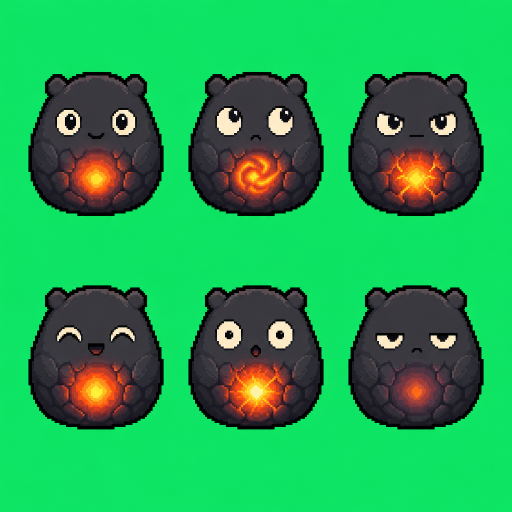
#> input picture jobs/fixtures/ember-pebble-sheet-gpt-image-2.png, 1024 x 1024 px (shown at 1/2 size)
$ python despill_existing_avatars.py ../jobs/fixtures/ember-pebble-sheet-gpt-image-2.png
#> lines starting #> are read from the running program, lines starting #| are printed output that depends on the picture; after the words box and inside, x2 and y2 are one past the last pixel; in counts of white or black regions, pixels touching at a corner belong together
#!/usr/bin/env python3
"""Repair already-keyed avatar PNGs by removing chroma-green fringe.

Per-image dynamic chroma detection: samples a ring of border pixels and any green-dominant
pixels in the image to estimate the actual background green for THIS frame, then keys
against that estimate. Handles model drift where the returned green is not exactly
#10EA6D. Falls back to project default if no green is detected.
"""
from __future__ import annotations
import sys
from pathlib import Path
from PIL import Image
import numpy as np

DEFAULT_CHROMA = (16, 234, 109)
HARD_DIST = 90       # closer than this to detected chroma => fully transparent
SOFT_DIST = 200      # farther than this => fully opaque
DESPILL_DELTA = 18   # green excess over max(r,b)
DARK_HALO_LUMA = 60


def detect_chroma(arr: np.ndarray) -> tuple[int, int, int]:
    h, w = arr.shape[:2]
    # Pixels considered "obviously green-background-ish": g dominates r and b.
    r, g, b = arr[:, :, 0], arr[:, :, 1], arr[:, :, 2]
    green_mask = (g > r + 30) & (g > b + 30) & (g > 120)
    if green_mask.sum() < 200:
        return DEFAULT_CHROMA
    rs = r[green_mask]
    gs = g[green_mask]
    bs = b[green_mask]
    return (int(np.median(rs)), int(np.median(gs)), int(np.median(bs)))


def repair(path: Path) -> bool:
    im = Image.open(path).convert("RGBA")
    arr = np.array(im, dtype=np.int32)
    r0, g0, b0, a0 = arr[:, :, 0], arr[:, :, 1], arr[:, :, 2], arr[:, :, 3]
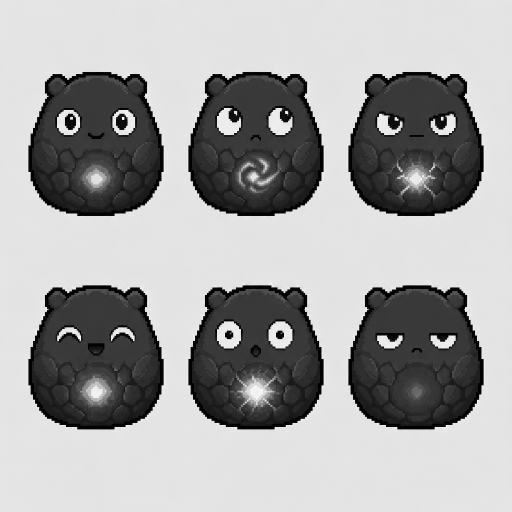
#> g0: shape (1024, 1024) int32 (shown at 1/2 size); min 0, max 255, mean 163.5
#> a0: shape (1024, 1024) int32; every value is 255
    cr, cg, cb = detect_chroma(arr)
#> in detect_chroma, `green_mask = (g > r + 30) & (g > b + 30) & (g > 120)`:
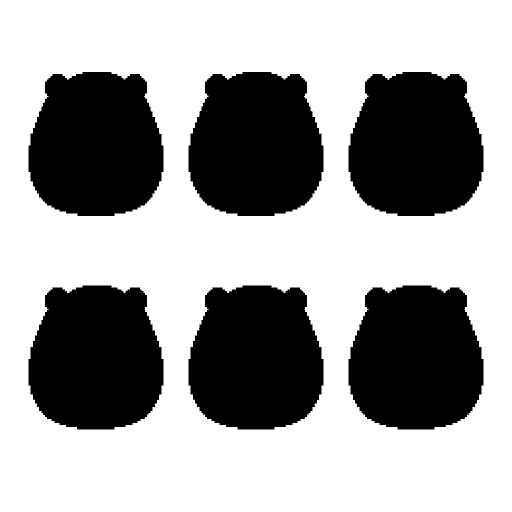
#> green_mask: shape (1024, 1024) bool (shown at 1/2 size); 62.8% white; 6 black regions, box (x1, y1, x2, y2) and area: (57, 571, 327, 859) 65000, (377, 571, 647, 859) 64979, (697, 571, 967, 859) 64973, (57, 144, 327, 432) 64965, (697, 144, 967, 432) 64951, (377, 144, 647, 432) 64947
#> cr = 13; cg = 228; cb = 100

    # Key against the original colors first. Do not despill before distance
    # matching; doing so changes the very green pixels we are trying to detect.
    dist = np.sqrt((r0 - cr) ** 2 + (g0 - cg) ** 2 + (b0 - cb) ** 2)
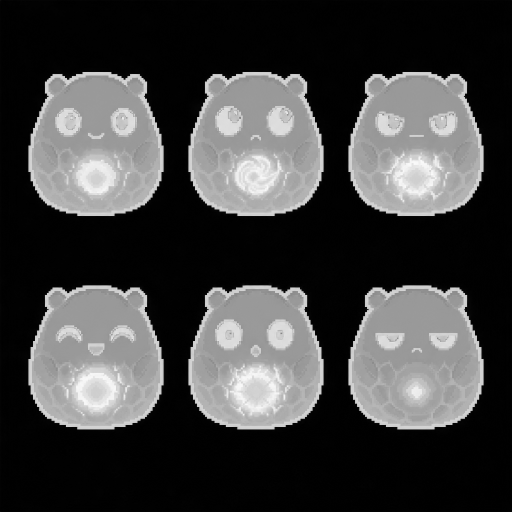
#> dist: shape (1024, 1024) float64 (shown at 1/2 size); min 0, max 300.8, mean 78.2; drawn with min black and max white
    green_dom = (g0 > r0 + 22) & (g0 > b0 + 22) & (g0 > 95)
#> green_dom: shape (1024, 1024) bool; 62.8% white; 6 black regions, box (x1, y1, x2, y2) and area: (57, 571, 327, 859) 64950, (697, 571, 967, 859) 64935, (377, 571, 647, 859) 64924, (57, 144, 327, 432) 64923, (377, 144, 647, 432) 64918, (697, 144, 967, 432) 64912

    a = a0.copy()
    a = np.where((dist <= HARD_DIST) | green_dom, 0, a)
    band = (dist > HARD_DIST) & (dist < SOFT_DIST) & (g0 > r0 + 8) & (g0 > b0 + 8)
#> band: shape (1024, 1024) bool; 0.12% white in thin lines or dots, all inside (x1, y1, x2, y2) = (61, 144, 967, 859)
    band_scale = ((dist - HARD_DIST) * 255 / max(1, SOFT_DIST - HARD_DIST)).astype(np.int32)
    a = np.where(band, np.minimum(a, band_scale), a)
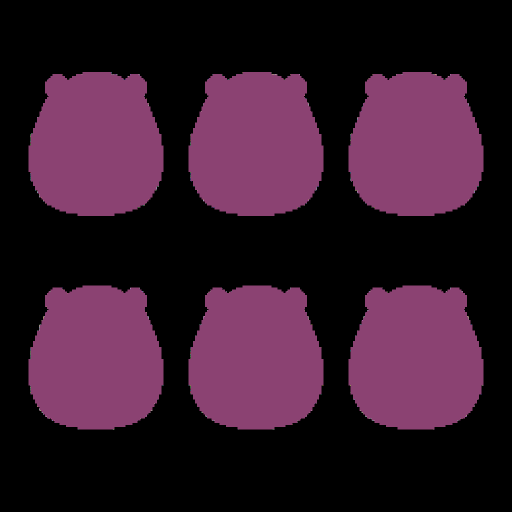
#> a: shape (1024, 1024) int32 (shown at 1/2 size); 129 distinct labels, from 0 to 255; one colour per label, 0 black

    # Despill remaining visible foreground pixels only.
    r, g, b = r0.copy(), g0.copy(), b0.copy()
    rb_max = np.maximum(r, b)
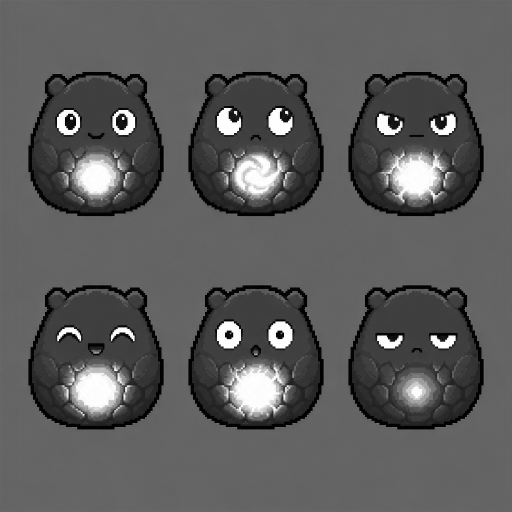
#> rb_max: shape (1024, 1024) int32 (shown at 1/2 size); min 0, max 255, mean 91.6
    spill = (a > 0) & (g > rb_max + DESPILL_DELTA)
#> spill: shape (1024, 1024) bool; 0.2% white in thin lines or dots, all inside (x1, y1, x2, y2) = (57, 144, 967, 859)
    g = np.where(spill, np.minimum(g, rb_max + DESPILL_DELTA), g)

    luma = (r * 30 + g * 59 + b * 11) // 100
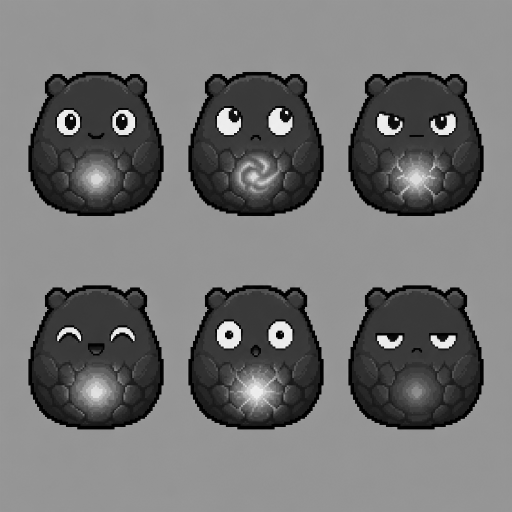
#> luma: shape (1024, 1024) int32 (shown at 1/2 size); min 0, max 254, mean 115.7
    fringe = (a > 0) & (a < 220) & (((g > r + 8) & (g > b + 8)) | (luma < DARK_HALO_LUMA))
    a = np.where(fringe, 0, a)
#> a: shape (1024, 1024) int32; 37 distinct labels, from 0 to 255

    out = np.stack([
        np.clip(r, 0, 255), np.clip(g, 0, 255), np.clip(b, 0, 255), np.clip(a, 0, 255),
    ], axis=-1).astype(np.uint8)
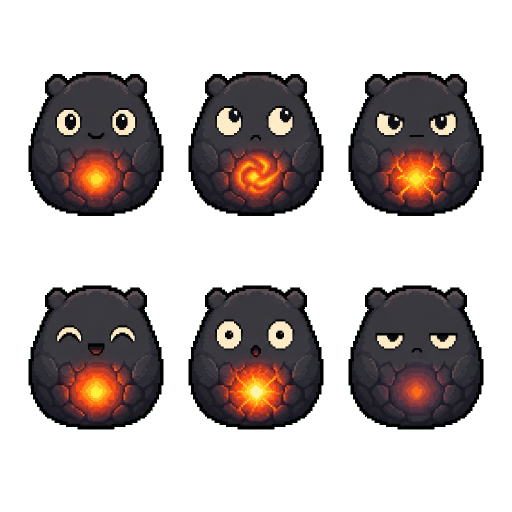
#> out: shape (1024, 1024, 4) (shown at 1/2 size); mean of channels 0, 1, 2, 3 35.7, 163.5, 82.3, 94.6; transparent parts drawn white
    Image.fromarray(out, mode="RGBA").save(path, format="PNG", optimize=True)
    return True


def main(argv: list[str]) -> int:
    if not argv:
        print("usage: despill_existing_avatars.py <png_or_dir...>", file=sys.stderr)
        return 1
    paths: list[Path] = []
    for a in argv:
        p = Path(a)
        if p.is_dir():
            paths.extend(sorted(p.rglob("*.png")))
        elif p.is_file():
            paths.append(p)
    for p in paths:
        repair(p)
    print(f"repaired {len(paths)} png(s)")
    return 0


if __name__ == "__main__":
    sys.exit(main(sys.argv[1:]))
#> (the program exits here)
